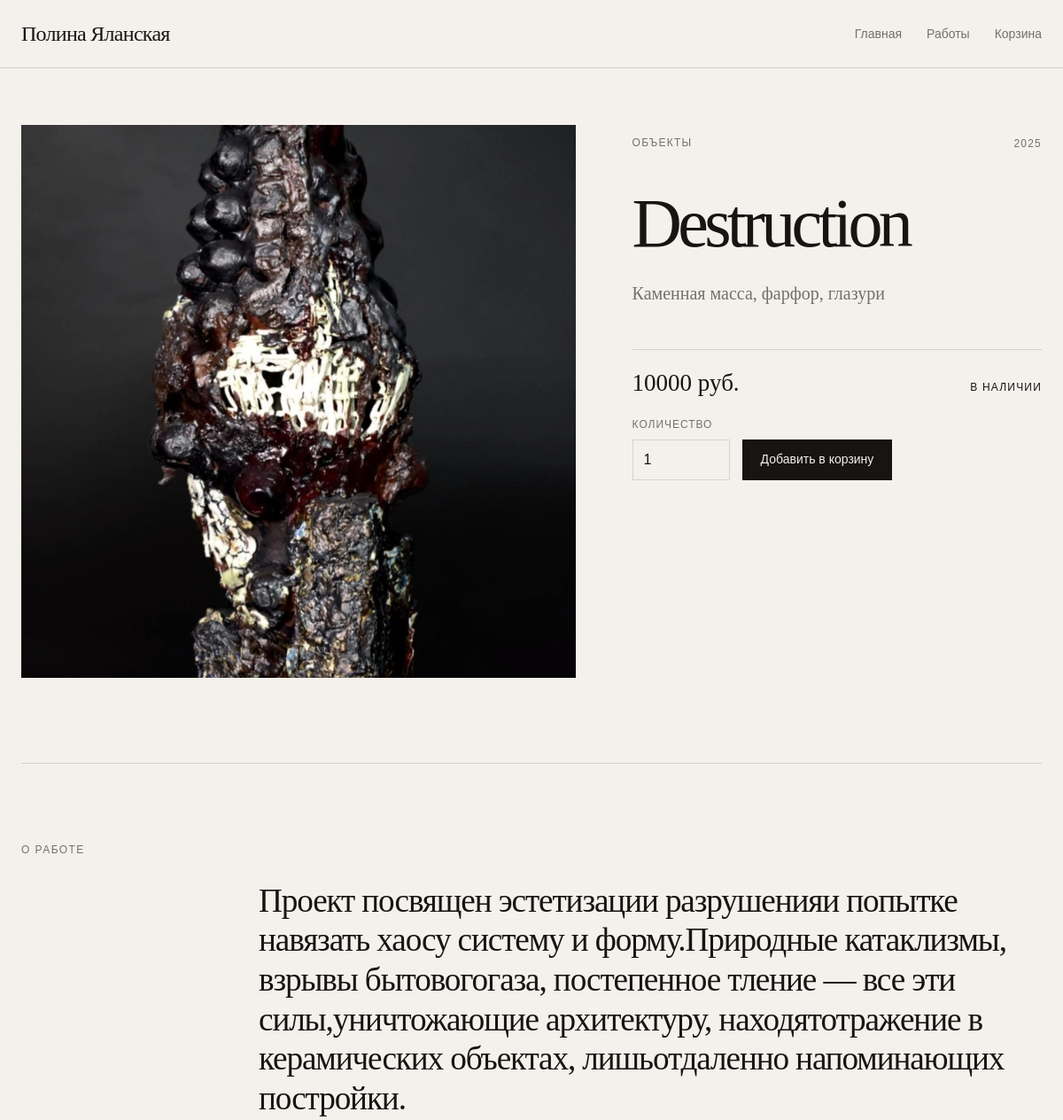
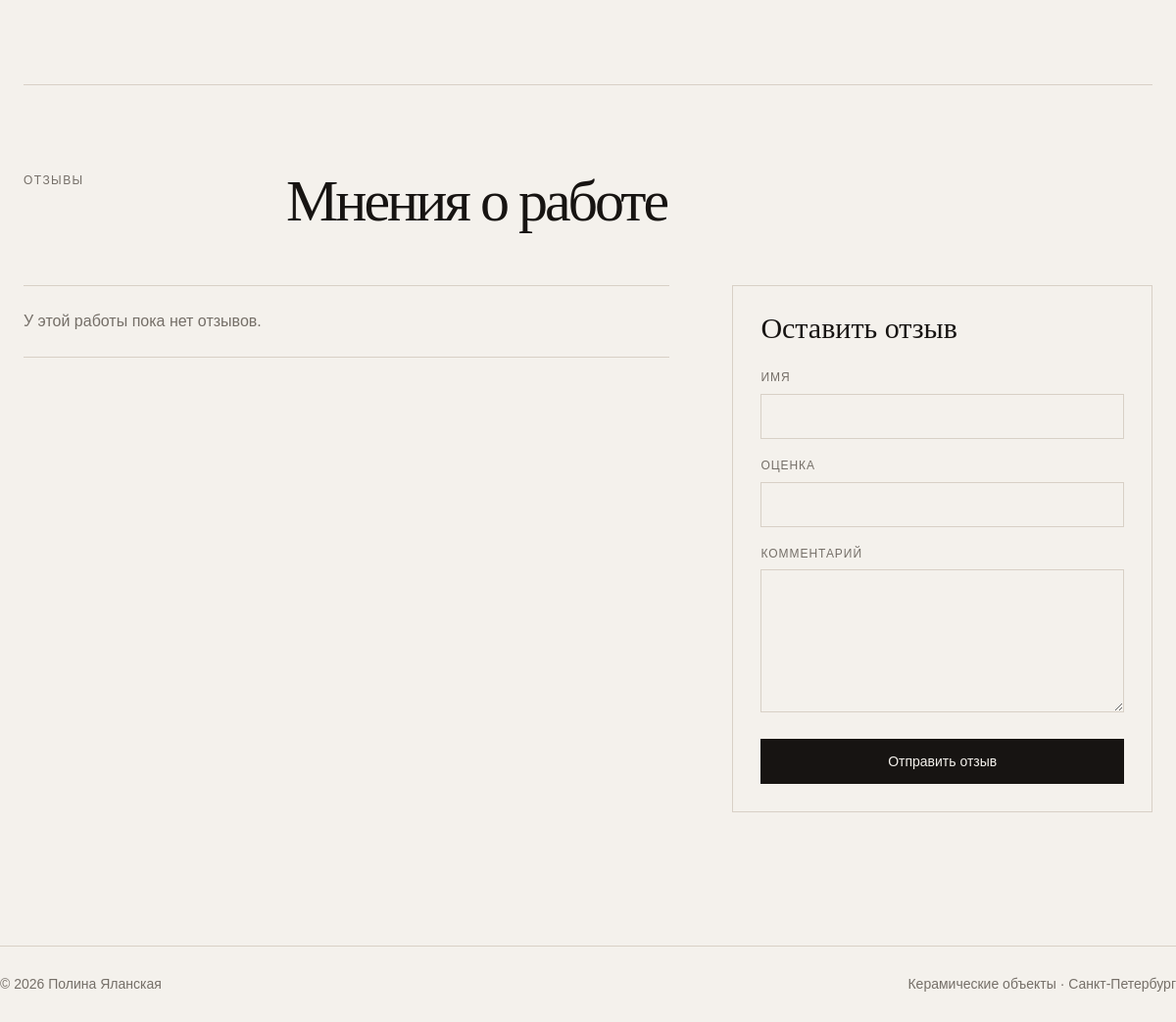
The page /product/62c10d18-aeed-443b-b50d-ac87b469fe55 on the database its author committed (2 pictures, top to bottom).
### tables this page shows
CREATE TABLE products (
    id TEXT PRIMARY KEY,
    name TEXT NOT NULL,
    description TEXT,
    price INTEGER NOT NULL,
    status TEXT NOT NULL DEFAULT 'available',
    img TEXT,
    category_id INTEGER,
    year INTEGER,
    materials TEXT NOT NULL DEFAULT 'Каменная масса',
    is_visible INTEGER NOT NULL DEFAULT 1,
    is_for_sale INTEGER NOT NULL DEFAULT 1,
    is_archived INTEGER NOT NULL DEFAULT 0,
    is_featured INTEGER NOT NULL DEFAULT 0,
    FOREIGN KEY (category_id) REFERENCES categories(id)
    );

CREATE TABLE categories (
    id INTEGER PRIMARY KEY AUTOINCREMENT,
    name TEXT NOT NULL UNIQUE,
    slug TEXT NOT NULL UNIQUE,
    description TEXT
    );

### routes/main.py (the view)
@main_bp.route('/product/<product_id>')
def product_page(product_id):
    product = get_product_with_category(product_id)
    if not product:
        flash("Работа не найдена", "error")
        return redirect(url_for("main.catalog"))
    if product["is_visible"] != 1 or product["is_archived"] == 1:
        flash("Работа не найдена", "error")
        return redirect(url_for("main.catalog"))
    reviews = get_reviews_by_product(product_id)
    tags = get_tags_for_product(product_id)
    return render_template("product_page.html", tags=tags, product=product, reviews=reviews, product_statuses=PRODUCT_STATUSES)

### app.py (called while the page is built, shortened)
@app.before_request
def protect_from_csrf():
    if request.method != "POST":
        return

@app.context_processor
def inject_cart_count():
    return {"cart_count": get_cart_count(session)}

@app.context_processor
def inject_csrf_token():
    return {"csrf_token": get_csrf_token}

### database/connection.py (called while the page is built)
def get_db_connection():
    conn = sqlite3.connect(DB_PATH)
    conn.execute("PRAGMA foreign_keys = ON")
    conn.row_factory = sqlite3.Row
    return conn

### database/products.py (called while the page is built)
def get_product_with_category(product_id):
    conn = get_db_connection()
    product = conn.execute("""SELECT
        products.*,
        categories.name AS category_name,
        categories.slug AS category_slug
        FROM products
        LEFT JOIN categories
        ON products.category_id = categories.id
        WHERE products.id = ?
        """, (product_id,)).fetchone()
    conn.close()
    return product

### database/reviews.py (called while the page is built)
def get_reviews_by_product(product_id):
    conn = get_db_connection()
    reviews = conn.execute("SELECT * FROM reviews WHERE product_id = ? ORDER BY created_at DESC", (product_id,)).fetchall()
    conn.close()
    return reviews

### database/tags.py (called while the page is built)
def get_tags_for_product(product_id):
    conn = get_db_connection()
    tags = conn.execute("""
    SELECT tags.*
    FROM product_tags
    JOIN tags
    ON tags.id = product_tags.tag_id
    WHERE product_tags.product_id = ?
    ORDER BY tags.name
    """, (product_id,)).fetchall()
    conn.close()
    return tags

### services/cart_service.py (called while the page is built)
def get_cart(session):
    return session.get("cart", {})

def get_cart_count(session):
    cart = get_cart(session)
    return sum(cart.values())

### services/csrf_service.py (called while the page is built)
def get_csrf_token():
    if "csrf_token" not in session:
        session["csrf_token"] = secrets.token_urlsafe(32)
    return session["csrf_token"]

### templates/product_page.html (shortened to what this page needs)
{% extends 'base.html' %}
{% block content %}
	<article class="work-page">
		<section class="work-hero">
			<div class="work-hero__visual">
				{% if product.img %}
					<img
						src="{{ product.img }}"
						alt="{{ product.name }}"
						class="work-hero__image"
					>
				{% else %}
					<div class="work-hero__placeholder">
						Изображение отсутствует
					</div>
				{% endif %}
			</div>
			<div class="work-hero__info">
				<div class="work-hero__topline">
					{% if product.category_name %}
						<a
							href="{{ url_for('main.catalog', category=product.category_slug) }}"
							class="work-hero__category"
						>
							{{ product.category_name }}
						</a>
					{% endif %}
					{% if product.year %}
						<span class="work-hero__year">{{ product.year }}</span>
					{% endif %}
				</div>
				<h1 class="work-hero__title">
					{{ product.name }}
				</h1>
				{% if product.materials %}
					<p class="work-hero__materials">
						{{ product.materials }}
					</p>
				{% endif %}
				<div class="work-hero__purchase">
					<div class="work-hero__purchase-meta">
						{% if product.is_for_sale %}
							<p class="work-hero__price">
								{{ product.price }} руб.
							</p>
						{% endif %}
						<p class="work-hero__status work-hero__status--{{ product.status }}">
							{{ product_statuses.get(product.status, product.status) }}
						</p>
					</div>
					{% if product.is_visible and product.is_for_sale and product.status == 'available' %}
						<form
							action="{{ url_for('main.add_to_cart_route', product_id=product.id) }}"
							method="post"
							class="work-purchase-form"
						>
							<div class="work-purchase-form__quantity">
								<label for="quantity">Количество</label>
								<input
									type="number"
									id="quantity"
									name="quantity"
									value="1"
									min="1"
								>
							</div>
							<button type="submit" class="work-action-button">
								Добавить в корзину
							</button>
						</form>
					{% else %}
						<p class="work-hero__unavailable">
							Эта работа сейчас недоступна для приобретения.
						</p>
					{% endif %}
				</div>
			</div>
		</section>
		<section class="work-description-section">
			<p class="home-section-label">О работе</p>
			<div class="work-description-section__content">
				<p class="work-description">
					{{ product.description }}
				</p>
			</div>
		</section>
		<section class="work-reviews">
			<div class="work-reviews__heading">
				<p class="home-section-label">Отзывы</p>
				<h2>Мнения о работе</h2>
			</div>
			<div class="work-reviews__layout">
				<div class="reviews-list">
					{% if reviews %}
						{% for review in reviews %}
							<article class="review-item">
								<header class="review-item__header">
									<p class="review-item__author">
										{{ review.name }}
									</p>
									<p
										class="review-item__rating"
										aria-label="Оценка: {{ review.rating }} из 5"
									>
										{{ review.rating }} / 5
									</p>
								</header>
								<p class="review-item__text">
									{{ review.comment if review.comment else 'Без комментария' }}
								</p>
								<p class="review-item__date">
									{{ review.created_at }}
								</p>
							</article>
						{% endfor %}
					{% else %}
						<p class="reviews-empty">
							У этой работы пока нет отзывов.
						</p>
					{% endif %}
				</div>
				<div class="review-form-wrapper">
					<h3 class="review-form-wrapper__title">
						Оставить отзыв
					</h3>
					<form
						action="{{ url_for('main.add_review', product_id=product.id) }}"
						method="post"
						class="review-form"
					>
						<div class="public-form-group">
							<label for="review_name">Имя</label>
							<input
								type="text"
								id="review_name"
								name="name"
								required
							>
						</div>
						<div class="public-form-group">
							<label for="review_rating">Оценка</label>
							<input
								type="number"
								id="review_rating"
								name="rating"
								min="1"
								max="5"
								required
							>
						</div>
						<div class="public-form-group">
							<label for="review_comment">Комментарий</label>
							<textarea
								id="review_comment"
								name="comment"
								rows="5"
							></textarea>
						</div>
						<button type="submit" class="work-action-button">
							Отправить отзыв
						</button>
					</form>
				</div>
			</div>
		</section>
	</article>
{% endblock %}

### rows shown on the page
products: img (picture), year "2025", name "Destruction", materials "Каменная масса, фарфор, глазури", price "10000", get "В НАЛИЧИИ", description "Проект посвящен эстетизации разрушенияи попытке навязать хаосу систему и форму.Природные катаклизмы, взрывы бытовогогаза, постепенное тление — все эти силы,уничтожающие архитектуру, находятотражение в керамических объектах, лишьотдаленно напоминающих постройки."
categories: category_name "ОБЪЕКТЫ"
